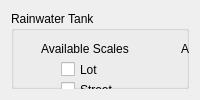
         <widget class="QWidget" name="page_11">
          <layout class="QGridLayout" name="gridLayout_11">
           <item row="0" column="0">
            <widget class="QGroupBox" name="RT_inputgroup">
             <property name="title">
              <string>Rainwater Tank</string>
             </property>
             <widget class="QCheckBox" name="RTpurp_recyc_box">
              <property name="geometry">
               <rect>
                <x>180</x>
                <y>90</y>
                <width>101</width>
                <height>17</height>
               </rect>
              </property>
              <property name="text">
               <string>Harvesting</string>
              </property>
             </widget>
             <widget class="QCheckBox" name="RTscale_lot_box">
              <property name="geometry">
               <rect>
                <x>50</x>
                <y>50</y>
                <width>70</width>
                <height>17</height>
               </rect>
              </property>
              <property name="text">
               <string>Lot</string>
              </property>
             </widget>
             <widget class="QCheckBox" name="RTscale_city_box">
              <property name="enabled">
               <bool>false</bool>
              </property>
              <property name="geometry">
               <rect>
                <x>50</x>
                <y>110</y>
                <width>101</width>
                <height>17</height>
               </rect>
              </property>
              <property name="text">
               <string>City-scale</string>
              </property>
             </widget>
             <widget class="QCheckBox" name="RTpurp_flood_box">
              <property name="geometry">
               <rect>
                <x>180</x>
                <y>50</y>
                <width>121</width>
                <height>17</height>
               </rect>
              </property>
              <property name="text">
               <string>Flood Mitigation</string>
              </property>
             </widget>
             <widget class="QLabel" name="RTpurp_lbl">
              <property name="geometry">
               <rect>
                <x>170</x>
                <y>30</y>
                <width>141</width>
                <height>16</height>
               </rect>
              </property>
              <property name="text">
               <string>Available Applications</string>
              </property>
             </widget>
             <widget class="QCheckBox" name="RTpurp_treat_box">
              <property name="enabled">
               <bool>false</bool>
              </property>
              <property name="geometry">
               <rect>
                <x>180</x>
                <y>70</y>
                <width>91</width>
                <height>17</height>
               </rect>
              </property>
              <property name="text">
               <string>Treatment</string>
              </property>
             </widget>
             <widget class="QLabel" name="RT_img">
              <property name="geometry">
               <rect>
                <x>360</x>
                <y>10</y>
                <width>101</width>
                <height>141</height>
               </rect>
              </property>
              <property name="text">
               <string/>
              </property>
              <property name="pixmap">
               <pixmap>../../../../../../tech_raintank.png</pixmap>
              </property>
             </widget>
             <widget class="QLabel" name="RTscale_lbl">
              <property name="geometry">
               <rect>
                <x>30</x>
                <y>30</y>
                <width>101</width>
                <height>16</height>
               </rect>
              </property>
              <property name="text">
               <string>Available Scales</string>
              </property>
             </widget>
             <widget class="QCheckBox" name="RTscale_neighb_box">
              <property name="enabled">
               <bool>false</bool>
              </property>
              <property name="geometry">
               <rect>
                <x>50</x>
                <y>90</y>
                <width>101</width>
                <height>17</height>
               </rect>
              </property>
              <property name="text">
               <string>Neighbourhood</string>
              </property>
             </widget>
             <widget class="QCheckBox" name="RTscale_street_box">
              <property name="geometry">
               <rect>
                <x>50</x>
                <y>70</y>
                <width>70</width>
                <height>17</height>
               </rect>
              </property>
              <property name="text">
               <string>Street</string>
              </property>
             </widget>
             <widget class="QCheckBox" name="RTpurp_mclim_box">
              <property name="enabled">
               <bool>false</bool>
              </property>
              <property name="geometry">
               <rect>
                <x>180</x>
                <y>110</y>
                <width>141</width>
                <height>17</height>
               </rect>
              </property>
              <property name="text">
               <string>Microclimate Control</string>
              </property>
             </widget>
             <widget class="QCheckBox" name="RTdesignD4W_box">
              <property name="geometry">
               <rect>
                <x>198</x>
                <y>260</y>
                <width>201</width>
                <height>17</height>
               </rect>
              </property>
              <property name="text">
               <string>Use DAnCE4Water's Default Curves</string>
              </property>
             </widget>
             <widget class="QLineEdit" name="RTdesigncurve_pathbox">
              <property name="geometry">
               <rect>
                <x>200</x>
                <y>230</y>
                <width>181</width>
                <height>20</height>
               </rect>
              </property>
             </widget>
             <widget class="QToolButton" name="RTdesigncurve_browse">
              <property name="enabled">
               <bool>true</bool>
              </property>
              <property name="geometry">
               <rect>
                <x>388</x>
                <y>230</y>
                <width>61</width>
                <height>19</height>
               </rect>
              </property>
              <property name="text">
               <string>Browse...</string>
              </property>
             </widget>
             <widget class="QLabel" name="RTdesigncurve_lbl">
              <property name="geometry">
               <rect>
                <x>18</x>
                <y>230</y>
                <width>161</width>
                <height>16</height>
               </rect>
              </property>
              <property name="text">
               <string>Load Conceptual Design Curves</string>
              </property>
             </widget>
             <widget class="QLabel" name="RTdesigncurve_lbl2">
              <property name="geometry">
               <rect>
                <x>158</x>
                <y>250</y>
                <width>21</width>
                <height>20</height>
               </rect>
              </property>
              <property name="text">
               <string>or</string>
              </property>
             </widget>
             <widget class="QCheckBox" name="RT_shape_circ_check">
              <property name="geometry">
               <rect>
                <x>280</x>
                <y>140</y>
                <width>71</width>
                <height>17</height>
               </rect>
              </property>
              <property name="text">
               <string>Circular</string>
              </property>
             </widget>
             <widget class="QLabel" name="RT_firstflush_lbl">
              <property name="geometry">
               <rect>
                <x>20</x>
                <y>140</y>
                <width>121</width>
                <height>16</height>
               </rect>
              </property>
              <property name="whatsThis">
               <string>Depth of the filter media in the system. If infiltrating through sidewalls, larger depth will give greater infiltration.</string>
              </property>
              <property name="text">
               <string>First Flush Volume [mm]</string>
              </property>
             </widget>
             <widget class="QLineEdit" name="RT_firstflush_box">
              <property name="geometry">
               <rect>
                <x>170</x>
                <y>140</y>
                <width>41</width>
                <height>20</height>
               </rect>
              </property>
             </widget>
             <widget class="QLineEdit" name="RT_maxdepth_box">
              <property name="geometry">
               <rect>
                <x>170</x>
                <y>170</y>
                <width>41</width>
                <height>20</height>
               </rect>
              </property>
             </widget>
             <widget class="QLabel" name="RT_maxdepth_lbl">
              <property name="geometry">
               <rect>
                <x>20</x>
                <y>170</y>
                <width>121</width>
                <height>16</height>
               </rect>
              </property>
              <property name="whatsThis">
               <string>Depth of the filter media in the system. If infiltrating through sidewalls, larger depth will give greater infiltration.</string>
              </property>
              <property name="text">
               <string>Maximum Tank Depth [m]</string>
              </property>
             </widget>
             <widget class="QLabel" name="RT_shapes_lbl">
              <property name="geometry">
               <rect>
                <x>230</x>
                <y>140</y>
                <width>51</width>
                <height>16</height>
               </rect>
              </property>
              <property name="whatsThis">
               <string>Depth of the filter media in the system. If infiltrating through sidewalls, larger depth will give greater infiltration.</string>
              </property>
              <property name="text">
               <string>Shapes:</string>
              </property>
             </widget>
             <widget class="QCheckBox" name="RT_shape_rect_check">
              <property name="geometry">
               <rect>
                <x>280</x>
                <y>160</y>
                <width>101</width>
                <height>17</height>
               </rect>
              </property>
              <property name="text">
               <string>Rectangular</string>
              </property>
             </widget>
             <widget class="QLabel" name="RT_sbmodel_lbl">
              <property name="geometry">
               <rect>
                <x>230</x>
                <y>185</y>
                <width>171</width>
                <height>16</height>
               </rect>
              </property>
              <property name="whatsThis">
               <string>Porosity of filter media, affects the storage volume in the infiltration system.</string>
              </property>
              <property name="text">
               <string>Storage-Behaviour Model Setting:</string>
              </property>
             </widget>
             <widget class="QRadioButton" name="RT_sbmodel_ybs_radio">
              <property name="geometry">
               <rect>
                <x>350</x>
                <y>205</y>
                <width>41</width>
                <height>17</height>
               </rect>
              </property>
              <property name="text">
               <string>YBS</string>
              </property>
             </widget>
             <widget class="QRadioButton" name="RT_sbmodel_yas_radio">
              <property name="geometry">
               <rect>
                <x>410</x>
                <y>205</y>
                <width>51</width>
                <height>17</height>
               </rect>
              </property>
              <property name="text">
               <string>YAS</string>
              </property>
             </widget>
             <widget class="QLineEdit" name="RT_mindead_box">
              <property name="geometry">
               <rect>
                <x>170</x>
                <y>200</y>
                <width>41</width>
                <height>20</height>
               </rect>
              </property>
             </widget>
             <widget class="QLabel" name="RT_mindead_lbl">
              <property name="geometry">
               <rect>
                <x>20</x>
                <y>200</y>
                <width>141</width>
                <height>16</height>
               </rect>
              </property>
              <property name="whatsThis">
               <string>Depth of the filter media in the system. If infiltrating through sidewalls, larger depth will give greater infiltration.</string>
              </property>
              <property name="text">
               <string>Min. Dead Storage Level [m]</string>
              </property>
             </widget>
            </widget>
           </item>
          </layout>
         </widget>
